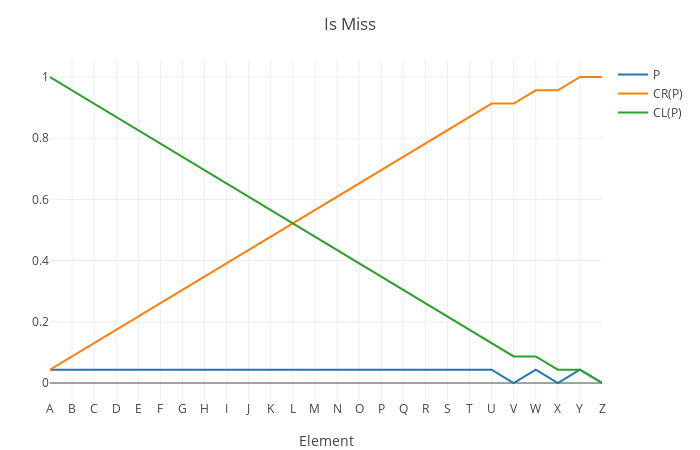

Source (notebook cell):
### Code cell
is_m_p = is_m / sum(is_m)

is_m_p_cr = cumsum(is_m_p)

is_m_p_cl = cumulate_sum_reverse(is_m_p)

plot_x_y(
    (is_m_p, is_m_p_cr, is_m_p_cl);
    name_ = ("P", "CR(P)", "CL(P)"),
    layout = extend_layout(layout; title = "Is Miss"),
)

### Figure 1 — Plotly figure (JSON) as saved in the notebook; plotly's stock layout.template omitted (floating-point values rounded to 4 significant figures)
{"data": [{"name": "P", "type": "scatter", "x": [1, 2, 3, 4, 5, 6, 7, 8, 9, 10, 11, 12, 13, 14, 15, 16, 17, 18, 19, 20, 21, 22, 23, 24, 25, 26], "y": [0.04348, 0.04348, 0.04348, 0.04348, 0.04348, 0.04348, 0.04348, 0.04348, 0.04348, 0.04348, 0.04348, 0.04348, 0.04348, 0.04348, 0.04348, 0.04348, 0.04348, 0.04348, 0.04348, 0.04348, 0.04348, 0, 0.04348, 0, 0.04348, 0]}, {"name": "CR(P)", "type": "scatter", "x": [1, 2, 3, 4, 5, 6, 7, 8, 9, 10, 11, 12, 13, 14, 15, 16, 17, 18, 19, 20, 21, 22, 23, 24, 25, 26], "y": [0.04348, 0.08696, 0.1304, 0.1739, 0.2174, 0.2609, 0.3043, 0.3478, 0.3913, 0.4348, 0.4783, 0.5217, 0.5652, 0.6087, 0.6522, 0.6957, 0.7391, 0.7826, 0.8261, 0.8696, 0.913, 0.913, 0.9565, 0.9565, 1.0, 1.0]}, {"name": "CL(P)", "type": "scatter", "x": [1, 2, 3, 4, 5, 6, 7, 8, 9, 10, 11, 12, 13, 14, 15, 16, 17, 18, 19, 20, 21, 22, 23, 24, 25, 26], "y": [1.0, 0.9565, 0.913, 0.8696, 0.8261, 0.7826, 0.7391, 0.6957, 0.6522, 0.6087, 0.5652, 0.5217, 0.4783, 0.4348, 0.3913, 0.3478, 0.3043, 0.2609, 0.2174, 0.1739, 0.1304, 0.08696, 0.08696, 0.04348, 0.04348, 0]}], "layout": {"autosize": false, "height": 450, "margin": {"b": 50, "l": 50, "r": 50, "t": 60}, "templateaa": "plotly_white", "title": {"text": "Is Miss"}, "width": 700, "xaxis": {"autorange": true, "range": [1, 26], "ticktext": ["A", "B", "C", "D", "E", "F", "G", "H", "I", "J", "K", "L", "M", "N", "O", "P", "Q", "R", "S", "T", "U", "V", "W", "X", "Y", "Z"], "tickvals": [1, 2, 3, 4, 5, 6, 7, 8, 9, 10, 11, 12, 13, 14, 15, 16, 17, 18, 19, 20, 21, 22, 23, 24, 25, 26], "title": {"text": "Element"}, "type": "linear"}, "yaxis": {"autorange": true, "range": [-0.05556, 1.056], "type": "linear"}}}
